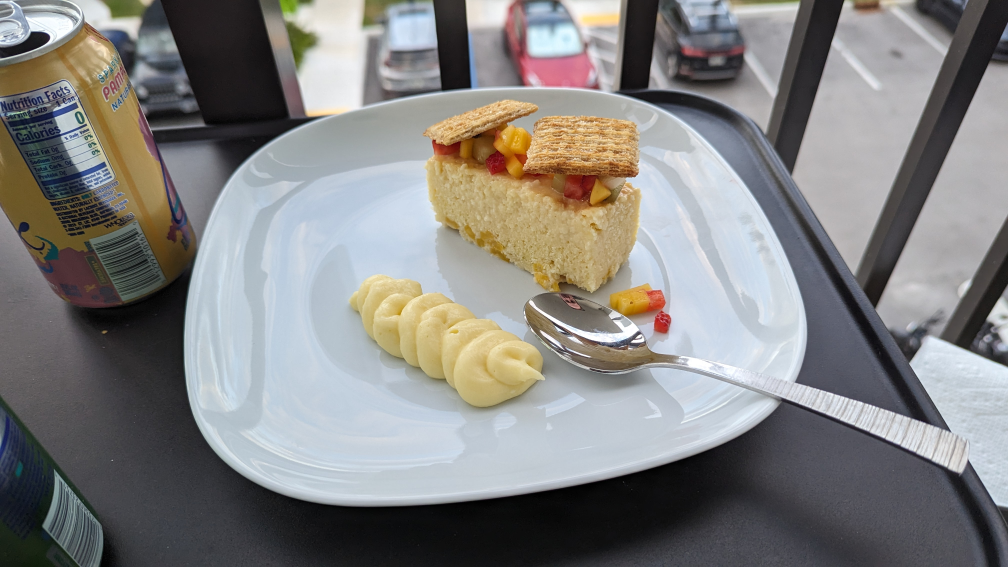
#> input picture PXL_20231016_222928808.MP.jpg, 4032 x 2268 px, given in place of zophie.png.png, which was not available (shown at 1/4 size)
$ python resizeAndAddLogo.py
#> lines starting #> are read from the running program, lines starting #| are printed output that depends on the picture
#! python3
# resizeAndAddLogo.py - Resizes all images in current working directory to fit
# in a 300x300 square, and adds catlogo.png to the lower-right corner.

import os

from PIL import Image

SQUARE_FIT_SIZE = 900
LOGO_FILENAME = 'zophie.png.png'

logoIm = Image.open(LOGO_FILENAME)
#> logoIm is the input picture: PIL image 4032x2268 RGB; mean R, G, B 131.2, 130.1, 128.6
logoWidth, logoHeight = logoIm.size
#> logoWidth = 4032; logoHeight = 2268

os.makedirs('withLogo', exist_ok=True)

filename  = "asdfhk.PNg"

print(filename.endswith('.png') or filename.endswith(".PNG"))

print(filename.lower().endswith('.png'))
print(filename.upper().endswith('.PNG'))


# loop over all files in the working directory.
for filename in os.listdir('.'):
    if not (filename.lower().endswith('.png') or filename.lower().endswith('.jpg')) \
            or filename == LOGO_FILENAME:
        continue  # skip non-image files and the logo file itself

    im = Image.open(filename)
    width, height = im.size
#> width = 4032; height = 2268

# check if the image need to be resized.

    if width > SQUARE_FIT_SIZE and height > SQUARE_FIT_SIZE:
        # calculate the new width and height to resize to.
        if width > height:
            height = int((SQUARE_FIT_SIZE/width) * height)
#> height = 506
            width = SQUARE_FIT_SIZE
        else:
            width = int((SQUARE_FIT_SIZE/height) * width)
            height = SQUARE_FIT_SIZE

    print('Resizing %s...' % filename)  # resize the image.
    im = im.resize((width, height))
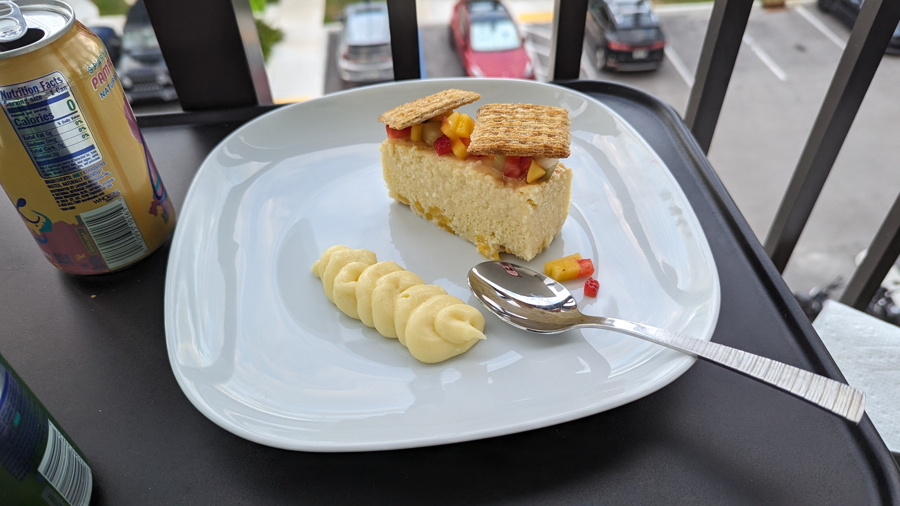
#> im: PIL image 900x506 RGB; mean R, G, B 131.2, 130.1, 128.6

    print('adding logo to %s...' % filename)
#> (the run stopped early here; a loop or call above may not have finished)

$ run again, on horizontal_flip.png
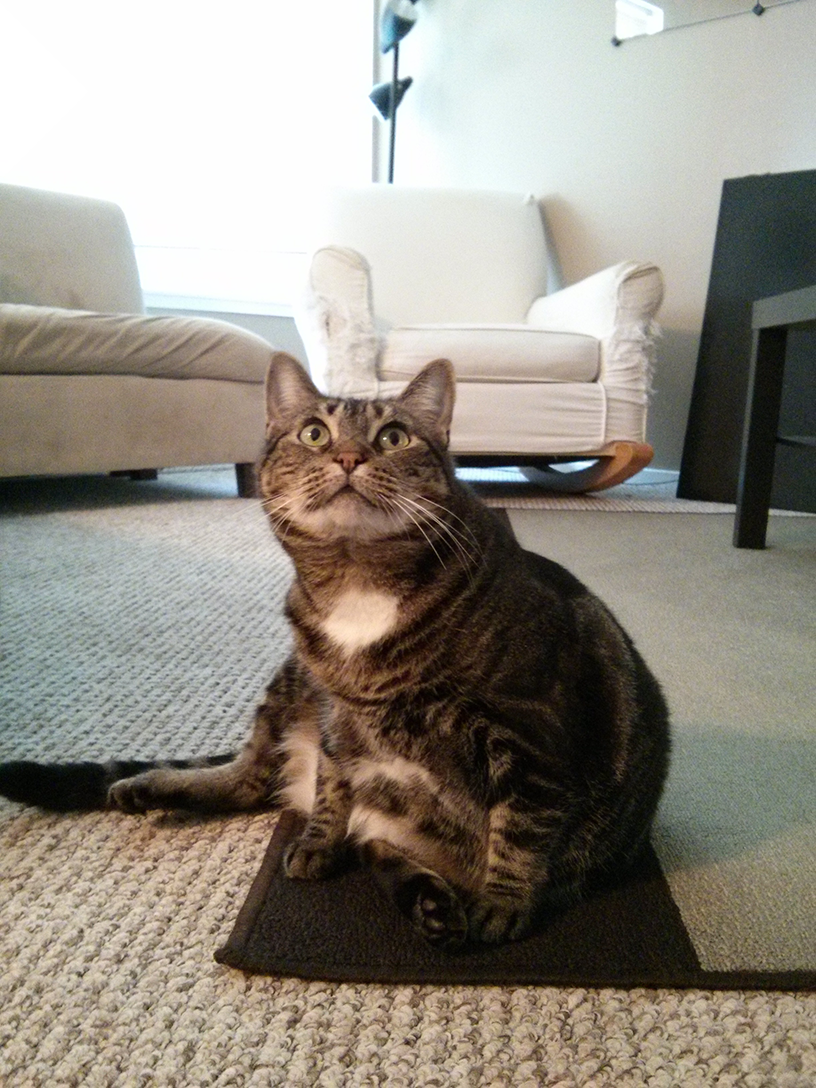
#> input picture horizontal_flip.png, 816 x 1088 px, given in place of zophie.png.png, which was not available
#> logoIm is the input picture: PIL image 816x1088 RGB; mean R, G, B 147, 141.1, 131.1
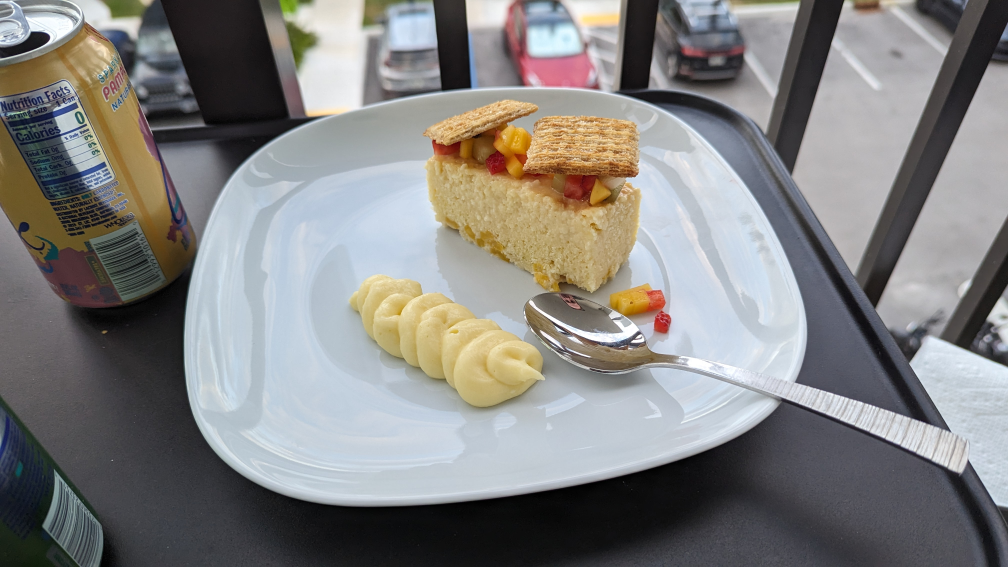
#> input picture PXL_20231016_222928808.MP.jpg, 4032 x 2268 px (shown at 1/4 size)
#> im is the input picture: PIL image 4032x2268 RGB; mean R, G, B 131.2, 130.1, 128.6
#> im: PIL image 900x506 RGB
